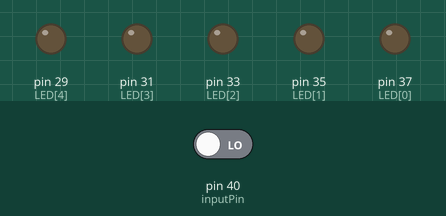
This program was run on a simulated Raspberry Pi (header pin numbers). On the bench: output pins drawn as LEDs (lit = HIGH). The test bench sets the inputs (shaded band); at power-on: pin 40 (inputPin) LOW. What the program prints to the terminal is not drawn.

Above: at 1.2 s.
1.3 s: pin 40 (inputPin) driven HIGH
At 1.8 s:
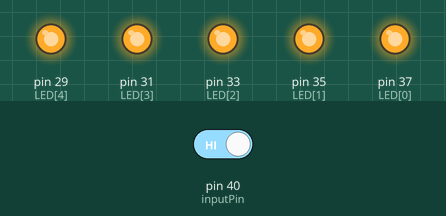
2.8 s: pin 40 (inputPin) driven LOW
At 4.1 s:
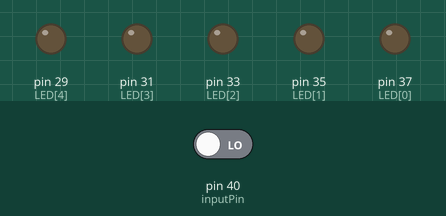
Timing chart, 0 to 5.8 s (numbered marks = the images above; inputs shaded):
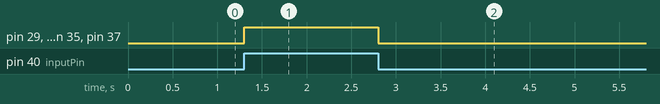

Measured:
- after the input at 1.3 s, pin 29 (LED[4]), pin 31 (LED[3]), pin 33 (LED[2]), pin 35 (LED[1]), pin 37 (LED[0]): LOW → HIGH at once
- after the input at 2.8 s, pin 29 (LED[4]), pin 31 (LED[3]), pin 33 (LED[2]), pin 35 (LED[1]), pin 37 (LED[0]): HIGH → LOW at once

The program:

03_GPIO_input.py
```python
import RPi.GPIO as GPIO
from time import sleep

GPIO.setmode(GPIO.BOARD)

LED = [37,35,33,31,29]
for i in LED:
    GPIO.setup(i,GPIO.OUT)

inputPin = 40
GPIO.setup(inputPin,GPIO.IN)

try:
	while True:
		readVal = GPIO.input(inputPin)
		print(readVal)
		for i in LED:
			GPIO.output(i,int(readVal))

except KeyboardInterrupt:
	GPIO.cleanup()
```
